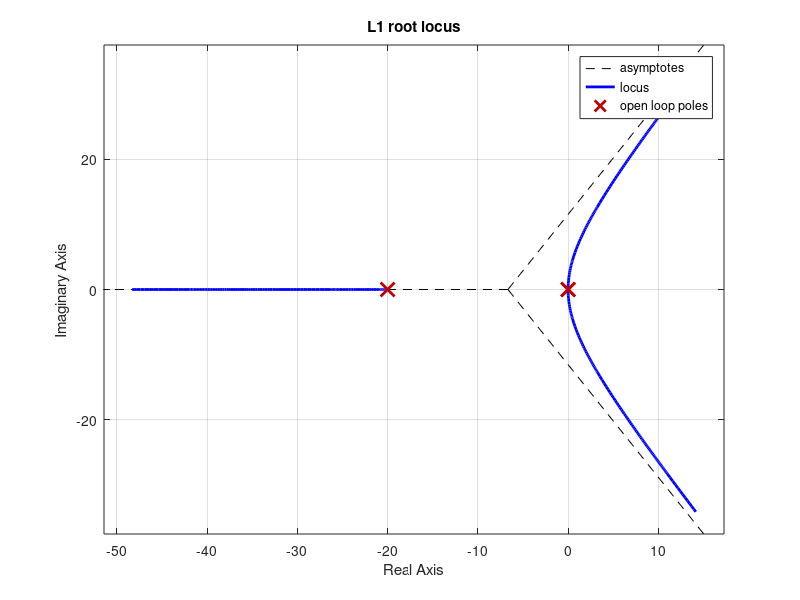
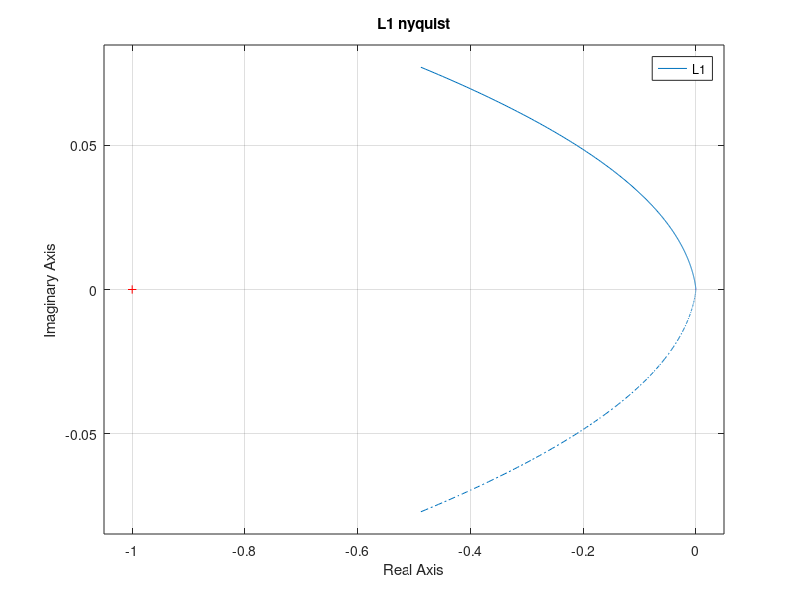
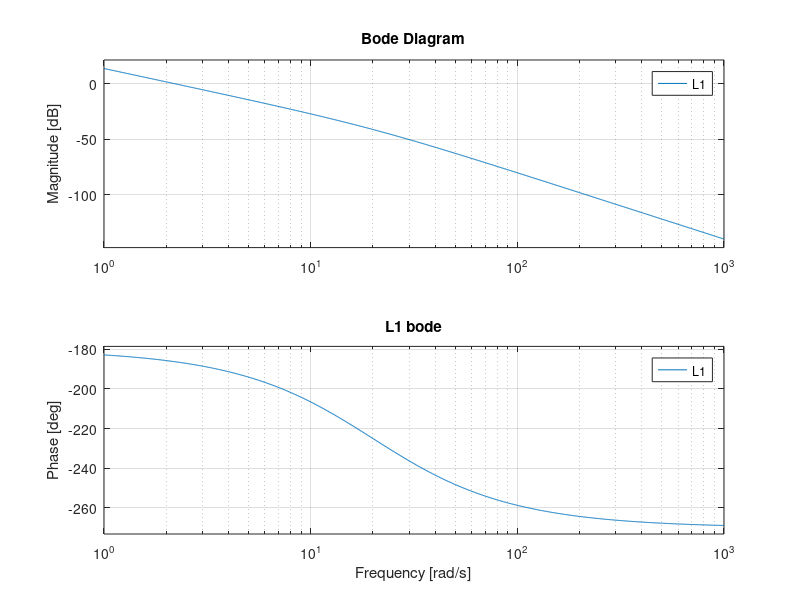

These charts were generated, in order, by the following MATLAB code: (Note: this script raises an error after producing the figures.)
clc;
close all;
clear all;

% Il test è svolto su Simulink e riportato in Matlab

%% Processo P di un motore
s = tf('s');

KM = 10;
J = 0.1;
c = 2;
P = KM/(s*(J*s+c));
% Errore nullo a regime per riferimenti costanti
% Sovraelongazione < 20%
% Tempo di assestamento < 1s

figure(2)
rlocus(P);
title("P root locus");
grid on;

figure(1)
nyquist(P);
title("P nyquist");
grid on;

figure(3)
bode(P);
title("P bode");
grid on;


%% Catena aperta
% Sebbene il Processo P (motore) possiede un polo nullo, per avere a regime errore = 0 deve essere 
% presente un'azione integrale (polo nullo) nel Controllore C, a causa del disturbo sul controllo 
% (coppia esterna). Per cui:
C1 = 1/s;
L1 = P * C1;

figure(1);
rlocus(L1);
title("L1 root locus");
grid on;

figure(2)
nyquist(L1);
title("L1 nyquist");
grid on;

figure(3)
bode(L1);
title("L1 bode");
grid on;


%% Stabilizzazione
% Si nota che solamente l'azione integrale rende instabile il sistema. Occorre quindi aggiunge
% al numeratore uno zero a fase minima per rialzare la fase. Occorre scegliere uno zero più
% piccolo (meno negativo) del polo -20 del Processo P (motore). L'obiettivo è attrarre il
% luogo delle radice dei due poli complessi coniugati a parte reale positiva al fine di
% renderli più veloci possibili e senza generare altre coppie di poli complessi coniugati

C2 = (s/3+1)/s;
L2 = P * C2;

figure(1)
rlocus(L2, 0:0.001:100);
title("L2 root locus");
grid on;

figure(2)
nyquist(L2);
title("L2 nyquist");
grid on;

figure(3)
bode(L2);
title("L2 bode");
grid on;

% Con un guadagno k = 5 si ha una configurazione soddisfacente


%% Controllore C
kc = 5; % guadagno del controllore 
C3 = kc * C2;
L3 = P * C3;

figure(1)
rlocus(L3, 0:0.001:100);
title("L3 root locus");
grid on;

figure(2)
nyquist(L3);
title("L3 nyquist");
grid on;

figure(3)
bode(L3);
title("L3 bode");
grid on;


%% Verifica prestazioni
W1 = minreal(L3 / (1 + L3));

figure(1)
rlocus(W1, 0);
title("W1 root locus");
grid on;

figure(2)
step(W1);
title("W1 step response");
grid on;


%% Aggiunta azione derivativa
% Occorre l'aggiunta di un'azione derivativa per smorzare le oscillazioni. Dato che il Controllore
% finora progettato era un regolatore PI, si ottiene complessivamente un controllore PID. Si
% riproggetta perciò il Controllore come un regolatore PID

KP = 5;     % 10
KI = 5;     % 10
KD = 0.1;   % 1
N = 100;

% Con l'altra tripla di parametri si ottengono dei risultati davvero otiimi, con un tempo di salita
% l'ordine dei centesimi di secondi e oscillazioni ancora più contenute. Tuttavia, prevedendo 
% l'aggiunta della saturazione sul controllo tali performance non saranno mai raggiungibili in
% quanto richiedoni elevati valori del controllo, che comunque stresserebbero il sistema.
% Inoltre tempi di salita troppo elevati potrebbero amplificare eccessivamente anche disturbi,
% in quanto implica una banda passante troppo elevata

C_P = KP;
C_I = KI *(1/s);
C_D = KD * (s/(s/N+1));

C_PID = C_P + C_I + C_D;
L = P * C_PID;

figure(1)
rlocus(L, 0:0.001:100);
title("L root locus");
grid on;

figure(2)
nyquist(L);
title("L nyquist");
grid on;

figure(3)
bode(L);
title("L bode");
grid on;

% Occorre aggiungere un filtro F per l'azione derivativa


%% Verifica nuove prestazioni - aggiunta Filtro F
W =minreal(L/(1 + L));

F = 1/(s*0.05+1);
W_filter = W * F;
W_filter = minreal(W_filter);

figure(1)
hold on;
rlocus(W);
title("W root locus");
grid on;

figure(2)
step(W,W_filter);
title("W step response");
legend("W", "W_{filter}");
grid on;
